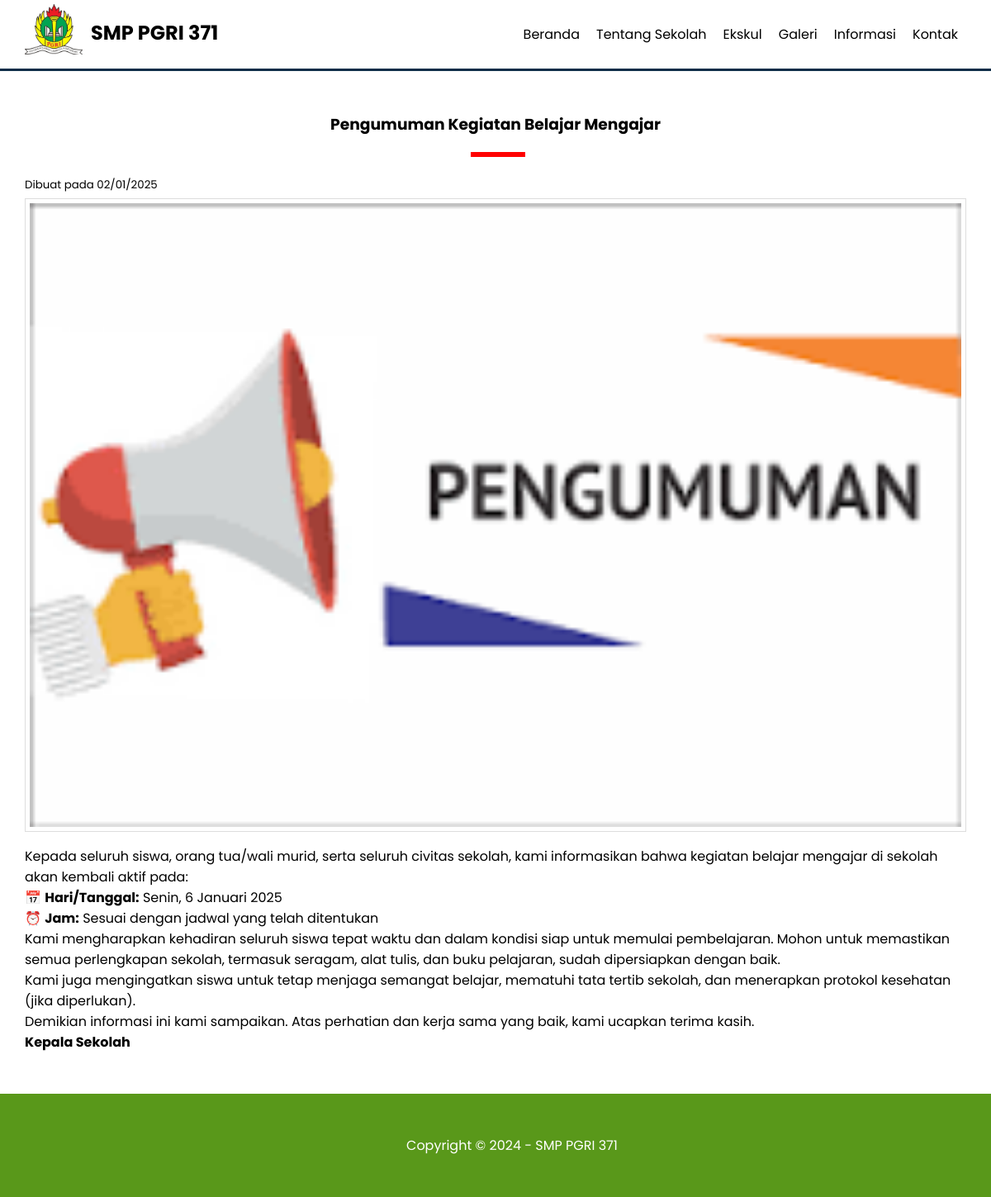
/detail-informasi.php?id=8, run on the app's committed database.
### tables this page shows
CREATE TABLE `pengaturan` (
  `id` int(11) NOT NULL,
  `nama` varchar(50) NOT NULL,
  `email` varchar(50) NOT NULL,
  `telepon` varchar(20) NOT NULL,
  `alamat` text NOT NULL,
  `logo` varchar(50) NOT NULL,
  `favicon` varchar(50) NOT NULL,
  `tentang_sekolah` text NOT NULL,
  `foto_sekolah` varchar(50) NOT NULL,
  `google_maps` text NOT NULL,
  `nama_kepsek` varchar(50) NOT NULL,
  `foto_kepsek` varchar(50) NOT NULL,
  `sambutan_kepsek` text NOT NULL,
  `created_at` timestamp NOT NULL DEFAULT current_timestamp(),
  `updated_at` datetime DEFAULT NULL
);

CREATE TABLE `informasi` (
  `id` int(11) NOT NULL,
  `judul` varchar(255) NOT NULL,
  `keterangan` text NOT NULL,
  `gambar` varchar(50) NOT NULL,
  `created_at` timestamp NOT NULL DEFAULT current_timestamp(),
  `updated_at` datetime DEFAULT NULL,
  `created_by` int(11) NOT NULL
);

### detail-informasi.php (the view, shortened to what this page needs)
<?php include 'header.php'; ?>
<div class="section">
    <div class="container">
        <?php
            $informasi   = mysqli_query($conn, "SELECT * FROM informasi WHERE id = '".$_GET['id']."' ");
            $p          = mysqli_fetch_object($informasi);
        ?>
        <h3 class="text-center"><?= $p->judul ?></h3>
        <small>Dibuat pada <?= date('d/m/Y', strtotime($p->created_at)) ?></small>
        <img src="uploads/informasi/<?= $p->gambar ?>" width="100%" style="margin-top:5px" class="image" alt="">
        <?= $p->keterangan ?>
    </div>
</div>
<?php include 'footer.php'; ?>

### header.php (shortened to what this page needs)
<?php
include 'koneksi.php';
$identitas = mysqli_query($conn, "SELECT * FROM pengaturan ORDER BY id DESC LIMIT 1");
$d = mysqli_fetch_object($identitas);
?>
<!DOCTYPE html>
<html lang="en">
<head>
    <link rel="stylesheet" href="assets/css/styles.css">
</head>
<body>
     <div class="header">
        <div class="container">
            <div class="header-logo">
                <img src="uploads/identitas/logo-no-bg.png" alt="" width="70">
                <h2><a href="index.php"><?= $d->nama ?></a></h2>
            </div>
            <ul class="header-menu">
                <li><a href="index.php">Beranda</a></li>
                <li><a href="tentang-sekolah.php">Tentang Sekolah</a></li>
                <li><a href="ekskul.php">Ekskul</a></li>
                <li><a href="galeri.php">Galeri</a></li>
                <li><a href="informasi.php">Informasi</a></li>
                <li><a href="kontak.php">Kontak</a></li>
            </ul>
        </div>
     </div>

### footer.php (shortened to what this page needs)
 <footer>
        <div class="container text-center">
            Copyright &copy; 2024 - <?= $d->nama ?>
        </div>
      </footer>
</body>
</html>

### assets/css/styles.css (style rules this page uses)
* { margin: 0; padding: 0; font-family: "Poppins", sans-serif; box-sizing: border-box; }
.text-center { text-align: center !important; }
.container { width: 1140px; margin: 0 auto; }
.container::after { content: ""; display: block; clear: both; }
a { text-decoration: none; }
.image { border: 1px solid #ddd; padding: 5px; }
.header { border-bottom: 3px solid #0C2D48; }
.header a { color: #000000; }
.header-logo { float: left; line-height: 70px; padding: 5px 0; }
.header-logo img { float: left; margin-right: 10px; }
.header-logo h2 { float: left; }
.header-menu { float: right; }
.header-menu li { float: left; list-style: none; padding: 29px 10px; }
.section { padding: 50px 0; }
.section h3 { padding-bottom: 25px; margin-bottom: 20px; position: relative; }
.section h3::after { content: ""; display: block; width: 60px; border: 3px solid red; position: absolute; bottom: 0; left: calc(50% - 30px); }
.section img { margin-bottom: 10px; }
footer { padding: 50px; background-color: #59981a; color: #fff; }

### data on the page
pengaturan: nama "SMP PGRI 371"
informasi: judul "Pengumuman Kegiatan Belajar Mengajar", created_at "02/01/2025", gambar (picture), keterangan "Kepada seluruh siswa, orang tua/wali murid, serta seluruh civitas sekolah, kami informasikan bahwa kegiatan belajar mengajar di sekolah akan kembali aktif pada: 📅 Hari/Tanggal: Senin, 6 Januari 2025 ⏰ Jam: Sesuai dengan jadwal yang telah ditentukan Kami mengharapkan kehadiran seluruh siswa tepat waktu dan dalam kondisi siap untuk memulai pembelajaran. Mohon untuk memastikan semua perlengkapan sekolah, termasuk seragam, alat tulis, dan buku pelajaran, sudah dipersiapkan dengan baik. Kami juga mengingatkan siswa untuk tetap menjaga semangat belajar, mematuhi tata tertib sekolah, dan menerapkan protokol kesehatan (jika diperlukan). Demikian informasi ini kami sampaikan. Atas perhatian dan…"
